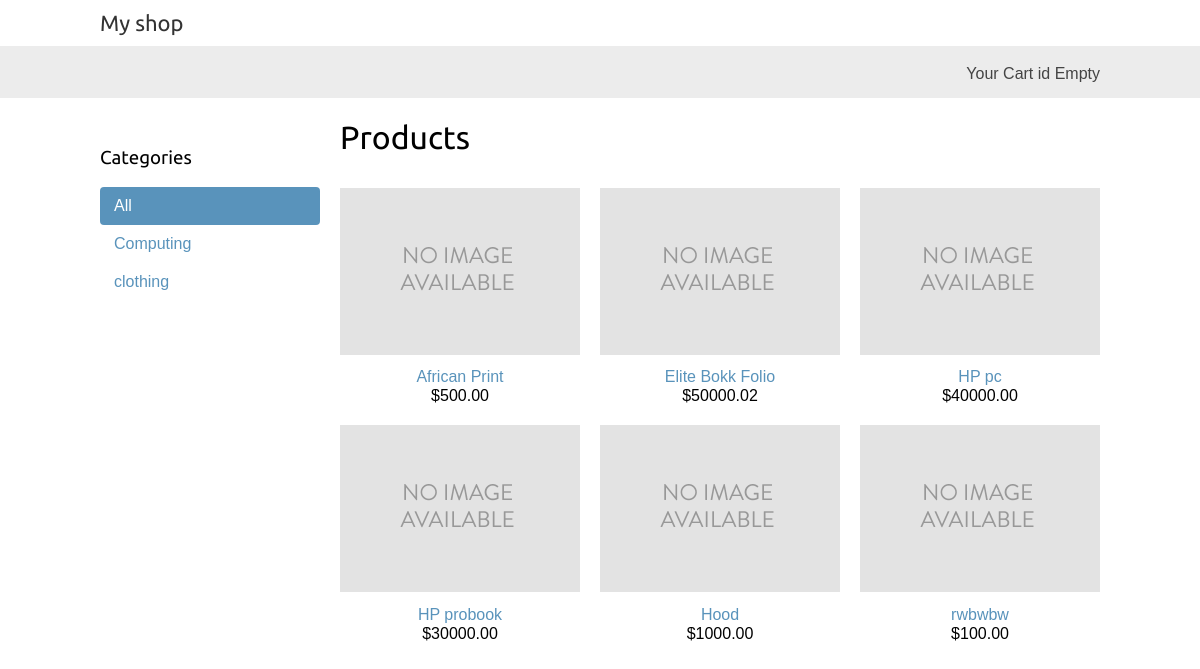
The page / on the database its author committed.
### shop/models.py (models this page shows, shortened)
class Category(models.Model):
    name = models.CharField(max_length=100,
                            db_index=True)
    slug = models.SlugField(max_length=100,
                            unique=True)
    class Meta:
        ordering = ('name',)
        verbose_name = 'category'
        verbose_name_plural = 'categories'
    def get_absolute_url(self):
        return reverse('shop:product_list_by_category',
                       args=[self.slug])

class Product(models.Model):
    category = models.ForeignKey(Category,
                                 related_name='products',
                                 on_delete=models.CASCADE)
    name = models.CharField(max_length=200, db_index=True)
    slug = models.SlugField(max_length=200, db_index=True)
    image = CloudinaryField(blank=True)
    description = models.TextField(blank=True)
    price = models.DecimalField(max_digits=10, decimal_places=2)
    available = models.BooleanField(default=True)
    created = models.DateTimeField(auto_now_add=True)
    updated = models.DateTimeField(auto_now=True)
    class Meta:
        ordering = ('name',)
    index_together = (('id', 'slug'),)
    def get_absolute_url(self):
        return reverse('shop:product_detail',
                       args=[self.id, self.slug])

### shop/views.py (the view)
# urls.py: path('', views.product_list, name='product_list'),
def product_list(request, category_slug=None):
    category = None
    categories = Category.objects.all()
    products = Product.objects.all()
    if category_slug:
        category = get_object_or_404(Category, slug=category_slug)
        products = products.filter(category=category)
    contxt = {
        'category': category,
        'categories': categories,
        'products': products
    }
    return render(request, 'shop/product/list.html', contxt)

### cart/cart.py (called while the page is built)
    def __len__(self):
        return sum(item['quantity'] for item in self.cart.values())

### cart/context_processors.py (called while the page is built)
def cart(request):
    return {'cart': Cart(request)}

### shop/templates/shop/product/list.html (shortened to what this page needs)
{% extends "shop/base.html" %}
{% load static %}
{% block content %}
    <div id="sidebar">
        <h3>Categories</h3>
        <ul>
            <li {% if not category %} class="selected" {% endif %}>
                <a href="{% url 'shop:product_list' %}"> All </a>
            </li>
            {% for c in categories %}
                <li {% if category.slug == c.slug %} class="selected" {% endif %}>
                    <a href="{{ c.get_absolute_url }}">{{ c.name }}</a>
                </li>
            {% endfor %}
        </ul>
    </div>
    <div id="main" class="product-list">
        <h1>
            {% if category %}
                {{ category.name }}
            {% else %}
                Products
            {% endif %}
        </h1>
        {% for product in products %}
            <div class="item">
                <a href="{{ product.get_absolute_url }}">
                    <img src="{% if product.image %}{{ product.image.url }}{% else %}{% static 'img/no_image.png' %}{% endif %}">
                </a>
                <a href="{{ product.get_absolute_url }}">{{ product.name }}</a>
                <br>
                ${{ product.price }}
            </div>
        {% endfor %}
    </div>
{% endblock %}

### shop/static/css/base.css (style rules this page uses)
body { margin:0; padding:0; font-family:helvetica, sans-serif; }
h1, h2, h3, h4, h5 , h6 { font-family: 'Ubuntu', sans-serif; font-weight:normal; }
a { text-decoration:none; color:#5993bb; }
#sidebar { width:220px; padding:30px 20px 0 0; float:left; }
#sidebar ul { margin:0; padding:0; }
#sidebar ul li { margin:0; list-style:none; padding:10px 14px; }
#sidebar ul li a { display:block; }
#sidebar ul li.selected { background:#5993bb; border-radius:4px; }
#sidebar ul li.selected a { color:#fff; }
#main { float:left; width: 96%; margin-right:-220px; overflow:hidden; }
.product-list .item { width:25%; padding:10px 20px 10px 0; float:left; text-align:center; line-height:1.2; }
.product-list .item img { width:100%; margin-bottom:8px; }

### rows shown on the page
Category: name "Computing"
Category: name "clothing"
Product: name "African Print", price "500.00"
Product: name "Elite Bokk Folio", price "50000.02"
Product: name "HP pc", price "40000.00"
Product: name "HP probook", price "30000.00"
Product: name "Hood", price "1000.00"
Product: name "rwbwbw", price "100.00"
